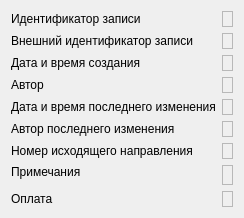
                   <widget class="QWidget" name="scrollAreaWidgetContents_10">
                    <property name="geometry">
                     <rect>
                      <x>0</x>
                      <y>0</y>
                      <width>244</width>
                      <height>213</height>
                     </rect>
                    </property>
                    <layout class="QGridLayout" name="gridLayout">
                     <item row="8" column="0">
                      <spacer name="verticalSpacer">
                       <property name="orientation">
                        <enum>Qt::Vertical</enum>
                       </property>
                       <property name="sizeHint" stdset="0">
                        <size>
                         <width>20</width>
                         <height>82</height>
                        </size>
                       </property>
                      </spacer>
                     </item>
                     <item row="6" column="0">
                      <widget class="QLabel" name="lblEventOutgoingRefNumber">
                       <property name="text">
                        <string>Номер исходящего направления</string>
                       </property>
                      </widget>
                     </item>
                     <item row="5" column="0">
                      <widget class="QLabel" name="lblEventModifyPerson">
                       <property name="text">
                        <string>Автор последнего изменения</string>
                       </property>
                      </widget>
                     </item>
                     <item row="9" column="3">
                      <widget class="QLabel" name="lblEventPayStatusValue">
                       <property name="frameShape">
                        <enum>QFrame::StyledPanel</enum>
                       </property>
                       <property name="frameShadow">
                        <enum>QFrame::Sunken</enum>
                       </property>
                       <property name="text">
                        <string/>
                       </property>
                       <property name="textInteractionFlags">
                        <set>Qt::LinksAccessibleByMouse|Qt::TextSelectableByMouse</set>
                       </property>
                      </widget>
                     </item>
                     <item row="3" column="3">
                      <widget class="QLabel" name="lblEventCreatePersonValue">
                       <property name="frameShape">
                        <enum>QFrame::StyledPanel</enum>
                       </property>
                       <property name="frameShadow">
                        <enum>QFrame::Sunken</enum>
                       </property>
                       <property name="text">
                        <string/>
                       </property>
                       <property name="textInteractionFlags">
                        <set>Qt::LinksAccessibleByMouse|Qt::TextSelectableByMouse</set>
                       </property>
                      </widget>
                     </item>
                     <item row="1" column="3">
                      <widget class="QLabel" name="lblEventExternalIdValue">
                       <property name="frameShape">
                        <enum>QFrame::StyledPanel</enum>
                       </property>
                       <property name="frameShadow">
                        <enum>QFrame::Sunken</enum>
                       </property>
                       <property name="text">
                        <string/>
                       </property>
                       <property name="textInteractionFlags">
                        <set>Qt::LinksAccessibleByMouse|Qt::TextSelectableByMouse</set>
                       </property>
                      </widget>
                     </item>
                     <item row="2" column="3">
                      <widget class="QLabel" name="lblEventCreateDateTimeValue">
                       <property name="frameShape">
                        <enum>QFrame::StyledPanel</enum>
                       </property>
                       <property name="frameShadow">
                        <enum>QFrame::Sunken</enum>
                       </property>
                       <property name="text">
                        <string/>
                       </property>
                       <property name="textInteractionFlags">
                        <set>Qt::LinksAccessibleByMouse|Qt::TextSelectableByMouse</set>
                       </property>
                      </widget>
                     </item>
                     <item row="6" column="3">
                      <widget class="QLabel" name="lblEventOutgoingRefNumberValue">
                       <property name="frameShape">
                        <enum>QFrame::StyledPanel</enum>
                       </property>
                       <property name="frameShadow">
                        <enum>QFrame::Sunken</enum>
                       </property>
                       <property name="text">
                        <string/>
                       </property>
                       <property name="textInteractionFlags">
                        <set>Qt::LinksAccessibleByMouse|Qt::TextSelectableByMouse</set>
                       </property>
                      </widget>
                     </item>
                     <item row="0" column="3">
                      <widget class="QLabel" name="lblEventIdValue">
                       <property name="frameShape">
                        <enum>QFrame::StyledPanel</enum>
                       </property>
                       <property name="frameShadow">
                        <enum>QFrame::Sunken</enum>
                       </property>
                       <property name="text">
                        <string/>
                       </property>
                       <property name="textInteractionFlags">
                        <set>Qt::LinksAccessibleByMouse|Qt::TextSelectableByMouse</set>
                       </property>
                      </widget>
                     </item>
                     <item row="4" column="3">
                      <widget class="QLabel" name="lblEventModifyDateTimeValue">
                       <property name="frameShape">
                        <enum>QFrame::StyledPanel</enum>
                       </property>
                       <property name="frameShadow">
                        <enum>QFrame::Sunken</enum>
                       </property>
                       <property name="text">
                        <string/>
                       </property>
                       <property name="textInteractionFlags">
                        <set>Qt::LinksAccessibleByMouse|Qt::TextSelectableByMouse</set>
                       </property>
                      </widget>
                     </item>
                     <item row="5" column="3">
                      <widget class="QLabel" name="lblEventModifyPersonValue">
                       <property name="frameShape">
                        <enum>QFrame::StyledPanel</enum>
                       </property>
                       <property name="frameShadow">
                        <enum>QFrame::Sunken</enum>
                       </property>
                       <property name="text">
                        <string/>
                       </property>
                       <property name="textInteractionFlags">
                        <set>Qt::LinksAccessibleByMouse|Qt::TextSelectableByMouse</set>
                       </property>
                      </widget>
                     </item>
                     <item row="4" column="0">
                      <widget class="QLabel" name="lblEventModifyDateTime">
                       <property name="text">
                        <string>Дата и время последнего изменения</string>
                       </property>
                      </widget>
                     </item>
                     <item row="3" column="0">
                      <widget class="QLabel" name="lblEventCreatePerson">
                       <property name="text">
                        <string>Автор</string>
                       </property>
                      </widget>
                     </item>
                     <item row="2" column="0">
                      <widget class="QLabel" name="lblEventCreateDateTime">
                       <property name="text">
                        <string>Дата и время создания</string>
                       </property>
                      </widget>
                     </item>
                     <item row="1" column="0">
                      <widget class="QLabel" name="lblEventExternalId">
                       <property name="text">
                        <string>Внешний идентификатор записи</string>
                       </property>
                      </widget>
                     </item>
                     <item row="0" column="0">
                      <widget class="QLabel" name="lblEventId">
                       <property name="text">
                        <string>Идентификатор записи</string>
                       </property>
                      </widget>
                     </item>
                     <item row="7" column="0">
                      <widget class="QLabel" name="lblEventNote">
                       <property name="sizePolicy">
                        <sizepolicy hsizetype="Preferred" vsizetype="Preferred">
                         <horstretch>0</horstretch>
                         <verstretch>0</verstretch>
                        </sizepolicy>
                       </property>
                       <property name="text">
                        <string>Примечания</string>
                       </property>
                       <property name="alignment">
                        <set>Qt::AlignLeading|Qt::AlignLeft|Qt::AlignVCenter</set>
                       </property>
                      </widget>
                     </item>
                     <item row="9" column="0">
                      <widget class="QLabel" name="lblEventPayStatus">
                       <property name="sizePolicy">
                        <sizepolicy hsizetype="Preferred" vsizetype="Preferred">
                         <horstretch>0</horstretch>
                         <verstretch>0</verstretch>
                        </sizepolicy>
                       </property>
                       <property name="text">
                        <string>Оплата</string>
                       </property>
                      </widget>
                     </item>
                     <item row="7" column="3" rowspan="2">
                      <widget class="QLabel" name="lblEventNoteValue">
                       <property name="frameShape">
                        <enum>QFrame::StyledPanel</enum>
                       </property>
                       <property name="frameShadow">
                        <enum>QFrame::Sunken</enum>
                       </property>
                       <property name="text">
                        <string/>
                       </property>
                       <property name="alignment">
                        <set>Qt::AlignLeading|Qt::AlignLeft|Qt::AlignTop</set>
                       </property>
                       <property name="textInteractionFlags">
                        <set>Qt::LinksAccessibleByMouse|Qt::TextSelectableByMouse</set>
                       </property>
                      </widget>
                     </item>
                    </layout>
                   </widget>
